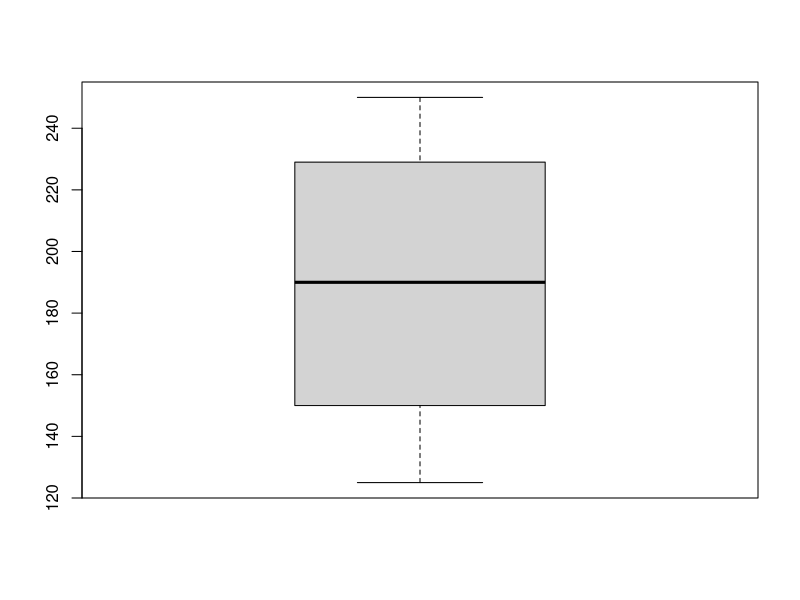
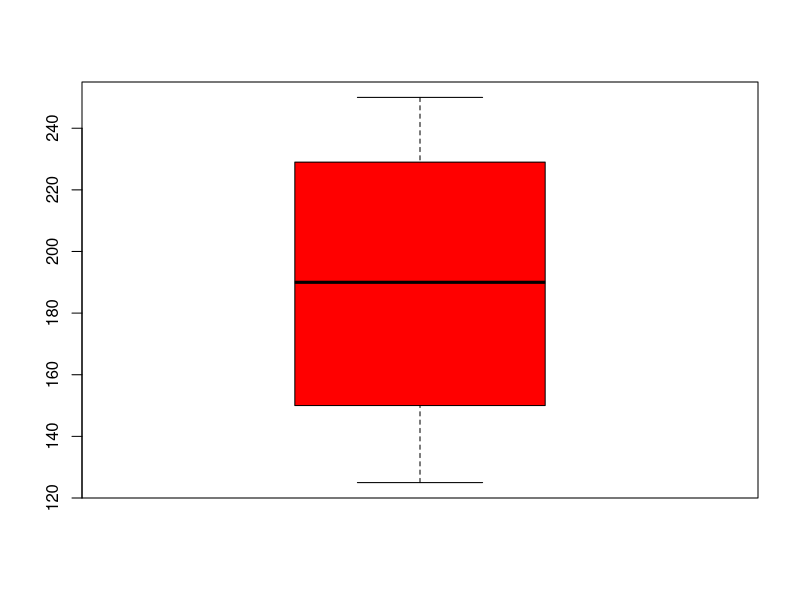
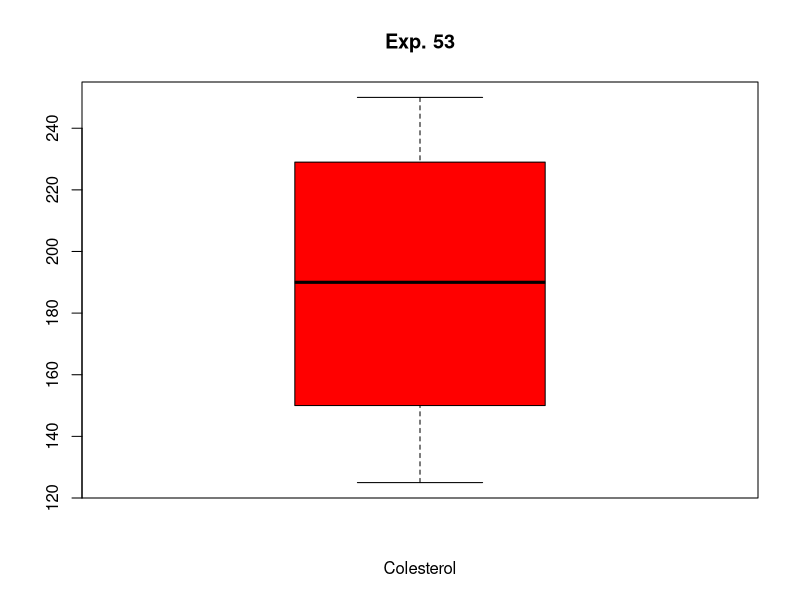
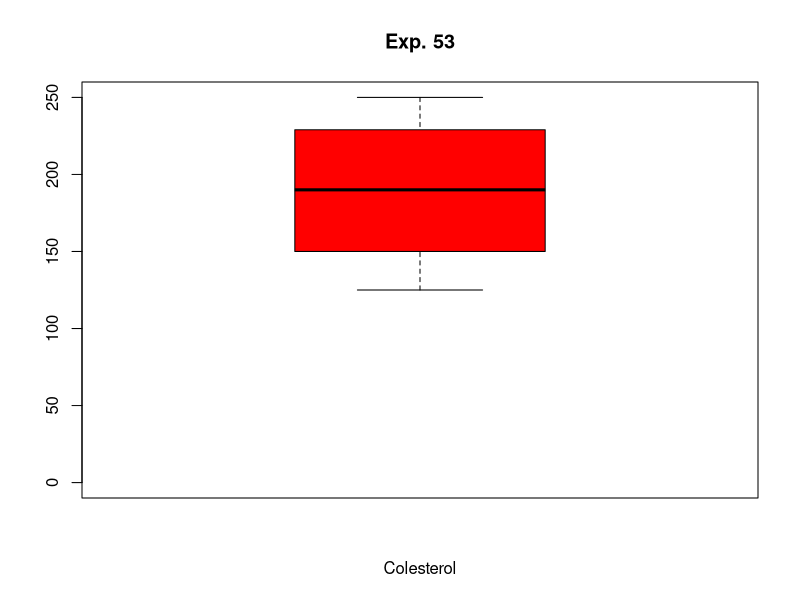
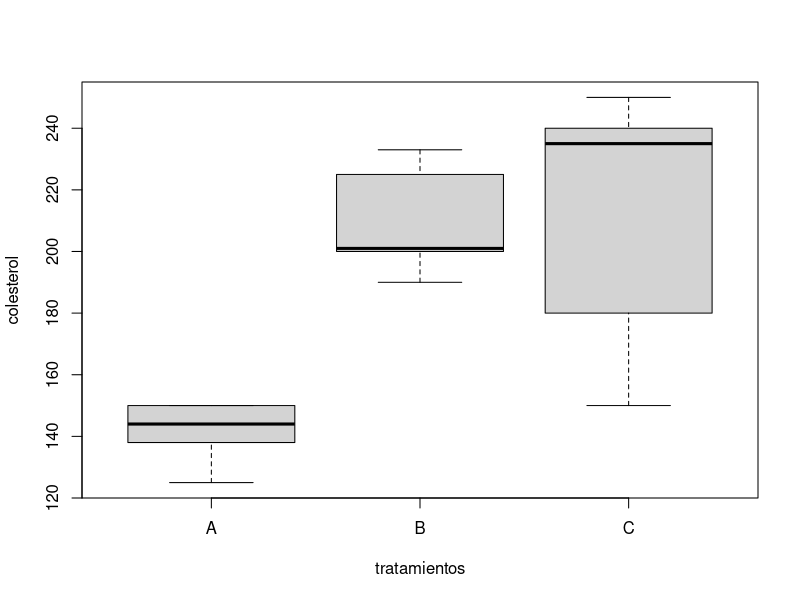
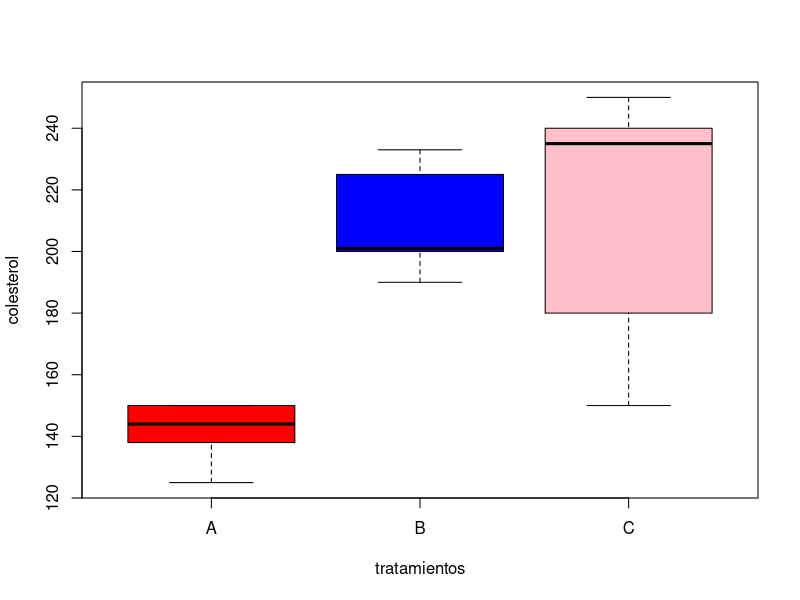
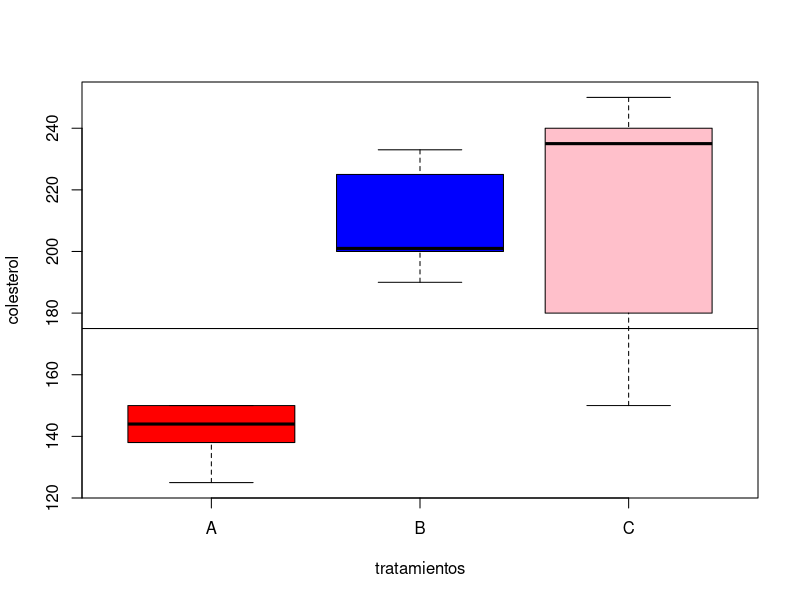
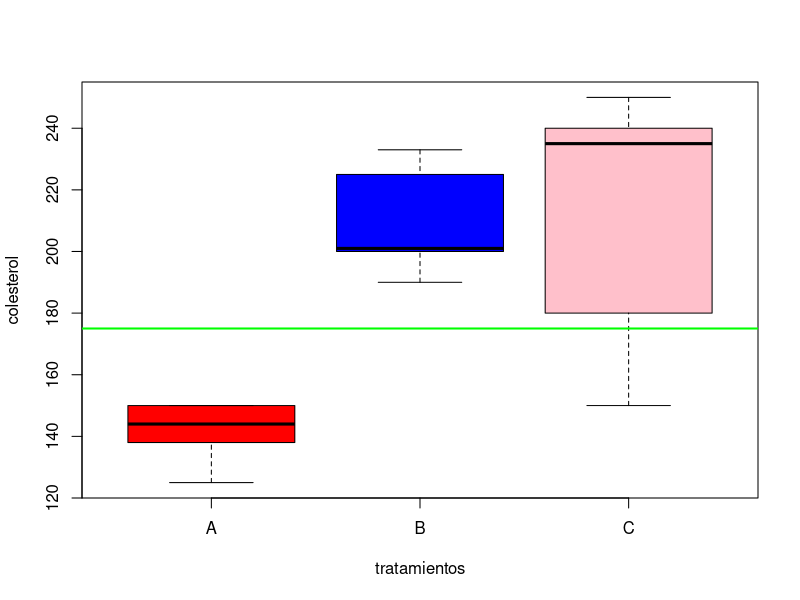

R code for these plots, in order:
##' # Gráficos estadísticos con R (1)
##' [Francisco García García](http://bioinfo.cipf.es/ "webpage of department") _(2014-10-29)_  
##'
##' 
##' 
##' ----------------------------------------------------------------------------

##' ### 1. Representación gráfica de una variable cuantitativa 
##' ### 2. Representación gráfica de una variable categórica 
##' ### 3. Representación gráfica de dos variables cuantitativas
##' ### 4. ¿Cómo importamos en R datos de un fichero txt o excel?
##' ### 5. ¿Cómo guardamos los gráficos generados en R?
##' ### 6. Ejercicios 
##' ----------------------------------------------------------------------------

##'<br />
##'<br />
##'<br />
  

##' ## 1. Representación gráfica de una variable cuantitativa 

#esto es una linea comentada

##' Queremos representar gráficamente los valores de la variable colesterol. Utilizaremos los **diagramas de cajas** o **boxplots**:
colesterol <- c(150,125,138,144,150,201,225,233,200,190, 250,150,180,240,235)  #incluimos los datos de nuestra variable
boxplot(colesterol)


##' Con un interrogante delante del nombre de la función obtenemos ayuda sobre su uso:  **?boxplot**   
##' 
##' Es posible incluir o modificar elementos en el gráfico:
# incluimos color en la caja
boxplot(colesterol, col = "red")
# añadimos un título principal y subtítulo para el eje X
boxplot(colesterol, col = "red", main = "Exp. 53", xlab = "Colesterol")  
# modificamos la escala del eje Y
boxplot(colesterol, col = "red", main = "Exp. 53",xlab = "Colesterol",
        ylimit = c(0,250)) 


##' Estos 15 valores corresponden a 3 grupos de ratones, que fueron sometidos a distintos tratamientos. 
##' **¿Observamos diferencias a partir de su representación gráfica?**
colesterol <- c(150,125,138,144,150,201,225,233,200,190, 250,150,180,240,235)
tratamientos <- c("A","A","A","A","A","B","B","B","B","B","C","C","C","C","C")
##'
# así sería más rápido:
tratamientos <- c(rep("A",5), rep("B",5), rep("C",5))

##' Representamos la variable colesterol para cada uno de los tres grupos descritos:
boxplot(colesterol ~ tratamientos)
# coloreamos las cajas de cada representación:
boxplot(colesterol ~ tratamientos, col= c("red", "blue", "pink")) 

##' **Valores de colesterol superiores a 175 pueden ser peligrosos**. Incluimos una línea horizontal que señalice este límite:
boxplot(colesterol ~ tratamientos, col= c("red", "blue", "pink")) 
abline(h = 175)
#indicamos que sea una línea gruesa y de color verde
boxplot(colesterol ~ tratamientos, col= c("red", "blue", "pink")) 
abline(h = 175, col = "green", lwd = 2)   
# nos gustan más las distribuciones horizontales de estos plots, las cambiamos!:
boxplot(colesterol ~ tratamientos, col= c("red", "blue", "pink"), horizontal = TRUE) 
abline(v = 175, col = "green", lwd = 2) 
##'<br />



##' ## 2. Representación gráfica de una variable categórica 
##' ### 2.1. Gráficos circulares o de sectores:
 
##' La variable **variante** incluye las frecuencias de diferentes tipos de mutaciones:
variante  <- c(10,12,4,16)
nombres   <- c("SNP", "stop lost", "intron variant", "exon variant")

##' Calculamos los porcentajes
pct <- round(variante/sum(variante)*100)

##' Realizamos el gráfico:
pie(variante)
# añadimos nombres de las categorias
pie(variante, labels = nombres) 
# añadimos nombres de las categorias + porcentajes
pie(variante, labels = paste(nombres, pct, "%"))  
# seleccionamos colores que nos gusten más para cada sector del gráfico:
pie(variante, labels = paste(nombres, pct, "%"), col = c("red", "blue", "pink", "green"))  
# además incluimos un título 
pie(variante, labels = paste(nombres, pct, "%"), col = c("red", "blue", "pink", "green"),
    main = "Tipos de variantes genómicas") 

 
##' ### 2.2. Gráficos de barras:
##' Este tipo de gráficos son útiles para representar variables categóricas o variables cuantitativas discretas
##' 
##' La variable **mut** indica el número de mutaciones encontradas en varios genes de interés (varía entre 1 y 5)

# introducimos los datos
mut <- c(1,3,5,2,4,4,4,1,1,1,1,3,5,2) 
# preparamos una tabla de frecuencias
datos <- table(mut)
datos
# generamos el diagrama de barras
barplot(datos) 
# incluimos título del gráfico  y títulos para los ejes X,Y.
barplot(datos, xlab = "número de mutaciones", ylab = "frecuencias",
        main = "Mutaciones detectadas en genes OPITZ")
# cambiamos el modo de visualización y añadimos color a las barras
barplot(datos, horiz = TRUE, 
        ylab = "número de mutaciones", xlab = "frecuencias", 
        main = "Mutaciones detectadas en genes OPITZ", 
        col = "green")  



##'<br />
##' ## 3. Representación gráfica de dos variables cuantitativas
##' 
##' Queremos conocer la relacion entre el nivel de cuantificación de varios metabolitos

##' introducimos los datos de 3 metabolitos:
glutamato <- c(143, 90, 100, 119,  98,  87,  84,  99, 101,  99)
colina <- c(146, 97, 106, 123, 103,  90,  90, 106, 108, 101)  
HLDL <-   c(100, 107, 105, 89, 88, 102, 122, 105, 93, 145)

##' **¿Qué relación hay entre la colina y el HLDL?** Utilizaremos los gráficos de dispersión o de puntos
plot(colina, HLDL)
# representamos cada metabolito con triángulos azules 
plot(colina, HLDL, pch = 2, col = "blue", main = "colina vs. HLDL")     
# un poco más grandes! 
plot(colina, HLDL, pch = 2, col = "blue", cex =2, main = "colina vs. HLDL")  
# añadimos la recta de regresión 
abline(lm(colina ~ HLDL), col = "red", main = "colina vs. HLDL") 

##' ¿Y entre la colina y el glutamato?
plot(colina, glutamato, main = "colina vs. glutamato")
#puntos más pequeños y con color!
plot(colina, glutamato, main = "colina vs. glutamato", cex=0.5, col = "blue") 

##' ¿Podemos ver las relaciones de los tres metabolitos por parejas?
pairs(~glutamato + colina + HLDL)
#incluyendo nuevos elementos en el gráfico
pairs(~glutamato + colina + HLDL, col = "blue", main = "Correlación lineal entre metabolitos")



##'<br />
##' ## 4. ¿Cómo importamos en R datos de un fichero txt o excel?
##' 
# datos de las cuantificaciones de los metabolitos, separados por tabulaciones 
datos <- read.delim("datos.txt", header = TRUE, sep = "\t")
datos



##'<br />
##' ## 5. ¿Cómo guardamos los gráficos generados en R?
##' 

##' Los gráficos que hemos creado en la sesión de R se pueden crear en diferentes formatos BMP, JPEG, PNG, TIFF, PDF...
##' 
##' Desde R o Rstudio es posible guardarlos directamente, pero también podemos ajustar las características de la resolución, utilizando 
##' los siguientes comandos:
##' 
##' Vemos algunos ejemplos con el gráfico de dispersión de los metabolitos:
pairs(~glutamato + colina + HLDL, col = "blue", main = "Correlación lineal entre metabolitos")
#guardamos el gráfico en formato PNG:
png(file="cor_metabolitos.png", height = 600, width = 600)  # avisa a R que queremos un fichero PNG 
pairs(~glutamato + colina + HLDL, col = "blue", main = "Correlación lineal entre metabolitos")
dev.off()  #cierra el dispositivo gráfico
#guardamos el gráfico en formato JPEG:
jpeg(file="cor_metabolitos.jpeg", height = 600, width = 600)  # avisa a R que queremos un fichero PNG 
pairs(~glutamato + colina + HLDL, col = "blue", main = "Correlación lineal entre metabolitos")
dev.off()  #cierra el dispositivo gráfico
#guardamos el gráfico en formato PDF:
pdf(file="cor_metabolitos.pdf")  # avisa a R que queremos un fichero PNG 
pairs(~glutamato + colina + HLDL, col = "blue", main = "Correlación lineal entre metabolitos")
dev.off()  #cierra el dispositivo gráfico


##' Obtenemos información detallada sobre como exportar en diferentes formatos con **?png** o **?pdf**





##'<br />
##'<br />
##'<br />
##' ## 6. Ejercicios
##' 
##' ### 6.1.  Tiempo de recuperación en ratas con lesión medular
##' 
##' Tenemos un grupo de 16 ratas con lesión medular. Tras aplicar un tratamiento hemos medido el tiempo de recuperación en días.
##' Estos son los datos: 14 15 16 19 11 15 13 13 15 21 18 18 16 16 15 21
##' 
##' 1. Describe la variable tiempo utilizando un **diagrama de caja** o box-plot
##' 1. **Incluye o modifica elementos** como el título del gráfico, título del eje x, color verde para la caja. 
##' 1. **Cambia la escala del eje Y**, de modo que se visualice un rango entre 0 y 25 días.
##' 1. **Exporta** el gráfico en formato **pdf**.
##'
##'
##' ### 6.2.  Tiempo de recuperación en ratas con lesión medular: dos tratamientos
##' 
##' De las 16 ratas anteriores, distinguimos dos grupos: a las 8 primeras se les aplicó el tratamiento **A** y a las 8 últimas
##' el tratamiento **B**.
##' 
##' 1. **¿Qué grupo se recupera antes?**.  Puedes utilizar un gráfico que incluya un **diagrama de cajas** para cada grupo.
##' 1. **Incluye o modifica elementos** como el título del gráfico, título del eje x, color verde para la caja. 
##' 1. **Cambia la escala del eje Y**, de modo que se visualice un rango entre 0 y 25 días.
##' 1. **Exporta** el gráfico en formato **png**.


##'<br />
##'<br />
##'<br />
##'<br />

##'
##' ## Links interesantes:
##' 
##' -[Quick-R] (http://www.statmethods.net/)   Web con recursos para trabajar con R.
##'
##' -[ggplot2] (http://ggplot2.org/)  Paquete de funciones que personalizan cualquier tipo de gráfico.
##' 
##' -[r-tutor] (http://www.r-tutor.com/)  An R Introduction to Statistics.
##'

##' ----------------------------------------------------------------------------
